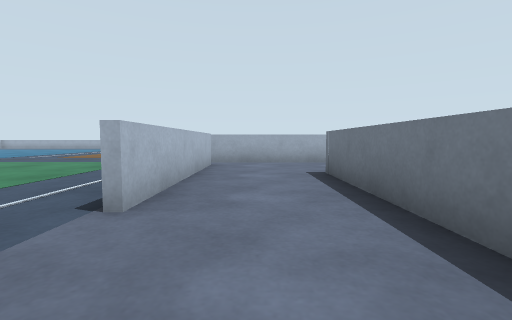
view 1 (above)

13 first-person views from a walk through a Gazebo world. The camera is 0.62 m above the floor, tilts 4° down and sees 85° across. The floor is counted in squares, 1 m on a side. Each view is taken from the middle of a square. On the plan, view 1 faces up. The plan holds only what a view shows up to about 9 squares ahead; the rest is blank. Robots are left out.

view 2
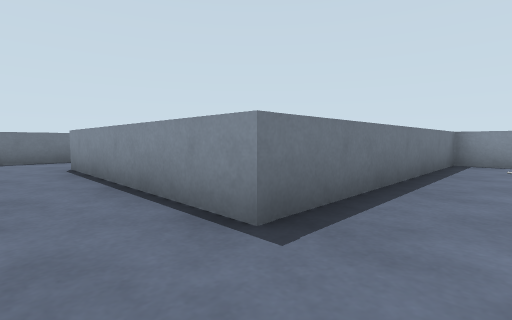

view 3
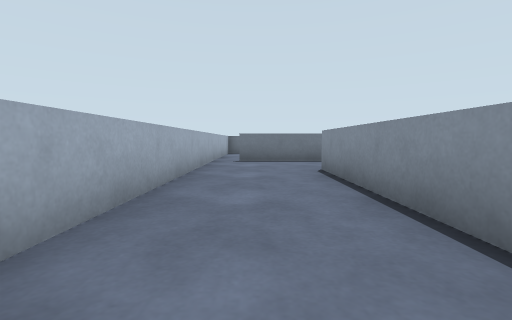

view 4
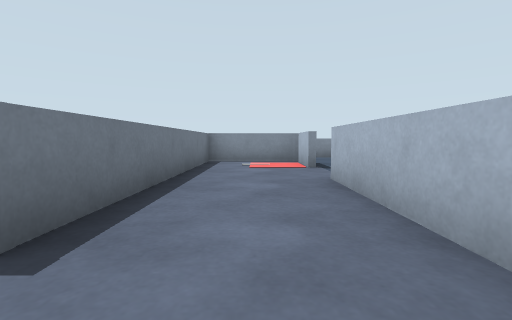

view 5
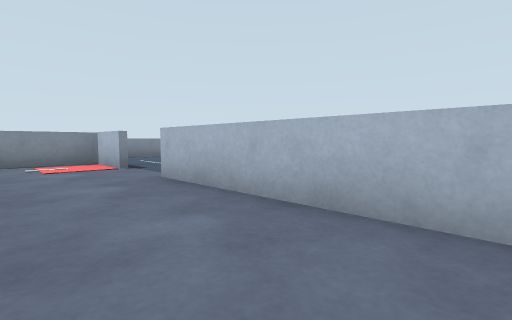

view 6
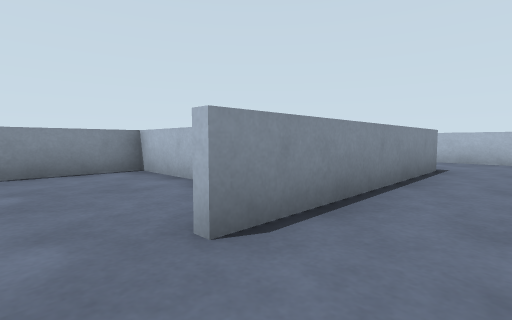

view 7
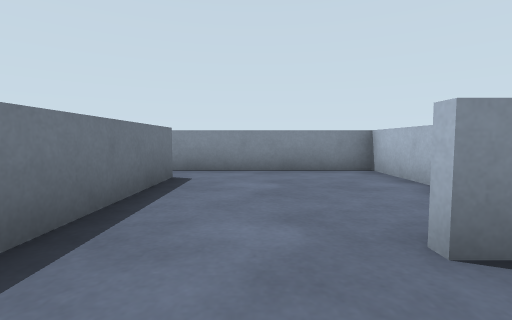

view 8
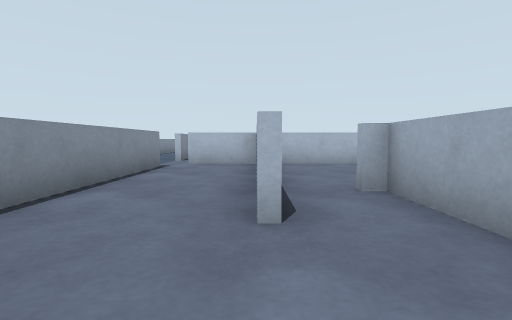

view 9
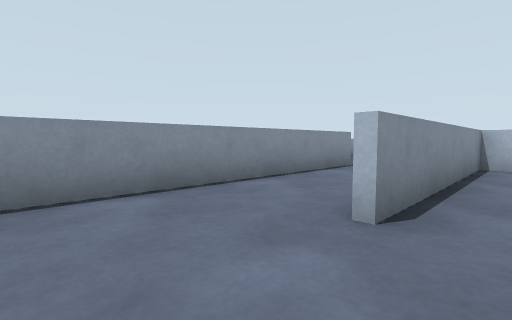

view 10
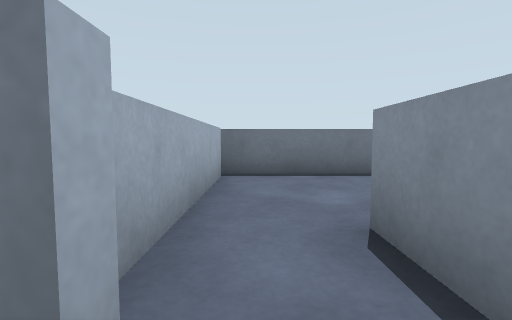

view 11
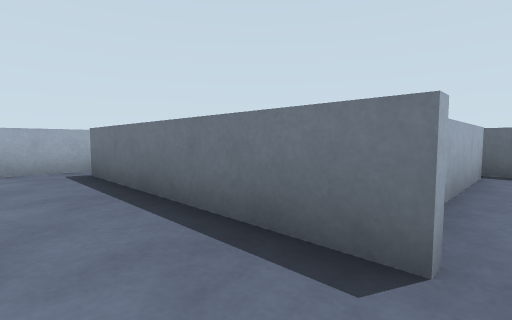

view 12
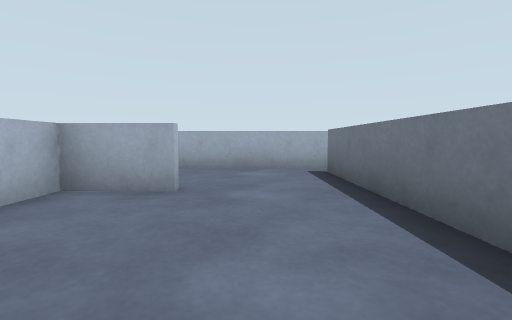

view 13
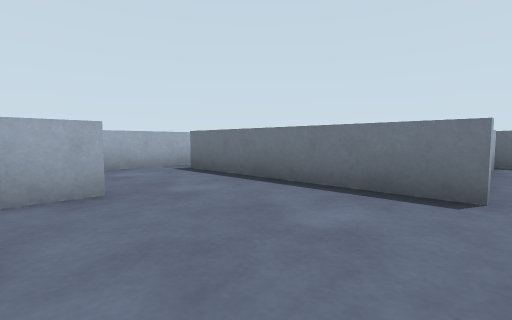

### Floor plan
Ten units are one square. View 1 is at (0, 0); x grows to the right and y downward. Boxes are objects, and circles mark ways between rooms. Rooms are numbered by the first view taken in them; rooms with no view inside come last. Other rooms are left out.
<svg viewBox="-19 -88 166 106">
<path fill="none" stroke="#000" d="M-12 -75 -12 -25M-12 -6 -12 10M-14 13 14 13 14 -56 70 -56M65 -83 -14 -83M71 -54 56 -54 56 -10M94 -22 94 -75M55 -12 110 -12M105 -26 95 -26M100 -83 65 -83M139 -26 105 -26M142 2 142 -28M62 13 129 13M56 -10 56 9"/>
<circle cx="60" cy="-70" r="3" fill="#2a7"/>
<circle cx="100" cy="-20" r="3" fill="#2a7"/>
<text x="0" y="-50">1</text>
<text x="70" y="-40">2</text>
<text x="110" y="-10">3</text>
</svg>
Room 1 opens to room 2. Room 2 opens to room 3.

Where each view was taken, in squares from view 1:
view 1: 0 up, 0 right, facing up
view 2: 7 up, 0 right, facing down-right
view 3: 7 up, 1 right, facing right
view 4: 7 up, 0 right, facing down
view 5: 7 up, 1 right, facing down-left
view 6: 7 up, 8 right, facing down-left
view 7: 7 up, 8 right, facing down
view 8: 1 up, 13 right, facing left
view 9: 2 up, 13 right, facing down-left
view 10: 2 up, 9 right, facing right
view 11: 2 up, 8 right, facing up-right
view 12: 2 up, 8 right, facing up
view 13: 2 up, 6 right, facing up-right
